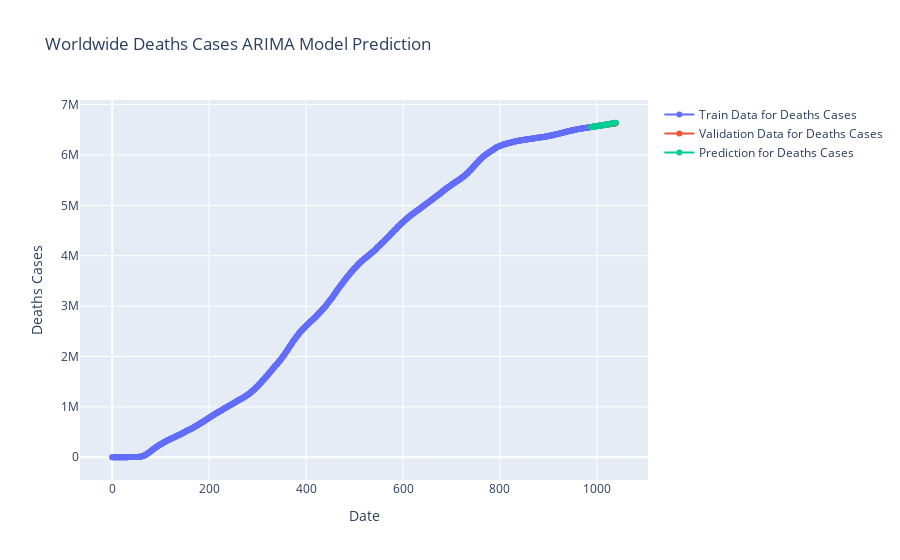

The cell this chart's notebook holds for it:
### Code cell
fig=go.Figure()
fig.add_trace(go.Scatter(x=model_train.index, y=model_train["Deaths"],
                    mode='lines+markers',name="Train Data for Deaths Cases"))
fig.add_trace(go.Scatter(x=valid.index, y=valid["Deaths"],
                    mode='lines+markers',name="Validation Data for Deaths Cases",))
fig.add_trace(go.Scatter(x=valid.index, y=y_pred["ARIMA Model Prediction"],
                    mode='lines+markers',name="Prediction for Deaths Cases",))
fig.update_layout(title="Worldwide Deaths Cases ARIMA Model Prediction",
                 xaxis_title="Date",yaxis_title="Deaths Cases")
fig.show()
